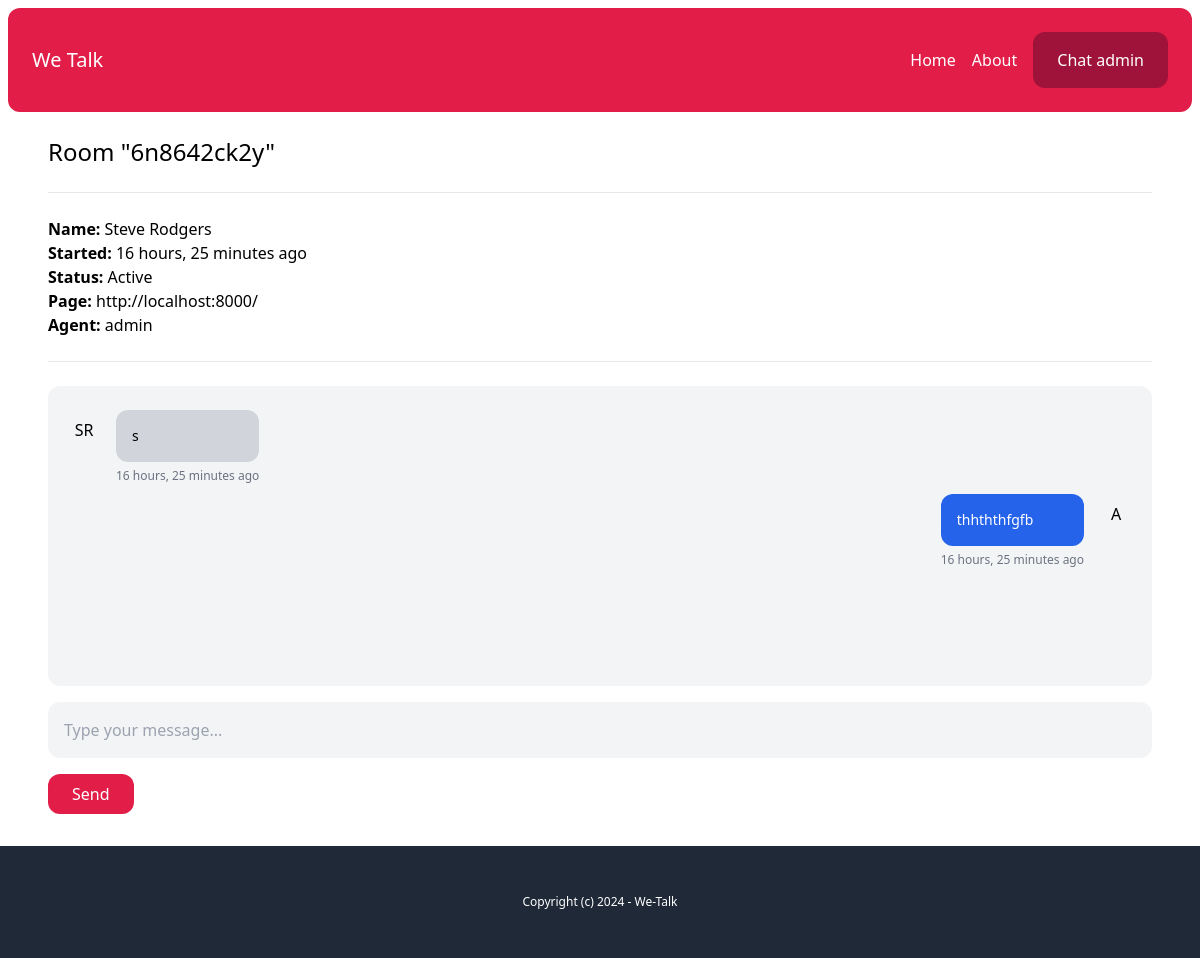
The app's page /chat-admin/6n8642ck2y/ (signed in) with its own data.
### chat/models.py (models this page shows, shortened)
class Room(models.Model):
    WAITING = 'waiting'
    ACTIVE = 'active'
    CLOSED = 'closed'
    CHOICES_STATUS = (
        (WAITING, 'Waiting'),
        (ACTIVE, 'Active'),
        (CLOSED, 'Closed'),
    )
    uuid = models.CharField(max_length=255)
    client = models.CharField(max_length=255)
    agent = models.ForeignKey(User, related_name='rooms', blank=True, null=True, on_delete=models.CASCADE)
    messages = models.ManyToManyField(Message, blank=True)
    url = models.CharField(max_length=255, blank=True, null=True)
    status = models.CharField(max_length=20, choices=CHOICES_STATUS, default=WAITING)
    created_at = models.DateTimeField(auto_now_add=True)
    class Meta:
        ordering = ('-created_at',)

class Message(models.Model):
    body = models.TextField()
    sent_by = models.CharField(max_length=100)
    created_at = models.DateTimeField(auto_now_add=True)
    created_by = models.ForeignKey(User, blank=True , null=True, on_delete=models.CASCADE)
    class Meta:
        ordering = ('created_at',)

### account/models.py (models this page shows)
class User(AbstractBaseUser, PermissionsMixin):
    AGENT = 'agent'
    MANAGER = 'manager'
    ROLES_CHOICES = (
        (AGENT, 'Agent'),
        (MANAGER, 'Manager'),
    )
    id = models.UUIDField(primary_key=True, default=uuid.uuid4, editable=False)
    email = models.EmailField(unique=True)
    name = models.CharField(max_length=255, blank=True, default='')
    role = models.CharField(max_length=20, choices=ROLES_CHOICES, default=AGENT)
    is_active = models.BooleanField(default=True)
    is_superuser = models.BooleanField(default=False)
    is_staff = models.BooleanField(default=False)
    date_joined = models.DateTimeField(default=timezone.now)
    last_login = models.DateTimeField(blank=True, null=True)
    objects = CustomUserManager()
    USERNAME_FIELD = 'email'
    EMAIL_FIELD = 'email'
    REQUIRED_FIELDS = ['name']

### chat/views.py (the view)
# urls.py: path('chat-admin/<str:uuid>/', views.room, name='room'),
@login_required
def room(request, uuid):
    room = Room.objects.get(uuid=uuid)
    if room.status == Room.WAITING:
        room.status = Room.ACTIVE
        room.agent = request.user
        room.save()
    return render(request, 'chat/room.html', {'room': room})

### chat/templatetags/chatextras.py (called while the page is built)
@register.filter(name='initials')
def initials(value):
    initials = ''
    for name in value.split(' '):
        if name and len(initials) < 3:
            initials += name[0].upper()
    return initials

### chat/templates/chat/room.html (shortened to what this page needs)
{% extends 'core/base.html' %}
{% load static chatextras %}
{% block content %}
    <h1 class="text-2xl">Room "{{ room.uuid }}"</h1>
    <hr class="my-6">
    <p class="mb-6">
        <b>Name: </b>{{ room.client }}<br>
        <b>Started: </b>{{ room.created_at|timesince }} ago<br>
        <b>Status: </b>{{ room.get_status_display }}<br>
        <b>Page: </b>{{ room.url }}<br>
        <b>Agent: </b>{% firstof room.agent.name 'None yet...' %}
    </p>
    <hr class="mb-6">
    <div id="chat_log" class="mb-4 p-4 bg-gray-100 rounded-xl h-[300px] overflow-scroll flex flex-col flex-grow">
        {% for message in room.messages.all %}
            <div class="flex w-full max-w-md mt-2 space-x-3 {% if message.created_by %}ml-auto justify-end{% endif %}">
                {% if not message.created_by %}
                    <div class="flex-shrink-0 h-10 w-10 rounded-full bg-gray-200 text-center pt-2">
                        {{ message.sent_by|initials }}
                    </div>
                {% endif %}
                <div>
                    <div class="p-4 rounded-xl {% if message.created_by %}bg-blue-600 text-white{% else %}bg-gray-300{% endif %}">
                        <p class="text-sm">{{ message.body }}</p>
                    </div>
                    <span class="text-xs text-gray-500 leading-none">{{ message.created_at|timesince }} ago</span>
                </div>
                {% if message.created_by %}
                    <div class="flex-shrink-0 h-10 w-10 rounded-full bg-gray-200 text-center pt-2">
                        {{ message.sent_by|initials }}
                    </div>
                {% endif %}
            </div>
        {% endfor %}
    </div>
    {% if room.status == 'active' %}
        <input type="text" name="body" id="chat_message_input" class="w-full mb-4 p-4 bg-gray-100 rounded-xl" placeholder="Type your message...">
        <button id="chat_message_submit" class="py-2 px-6 bg-rose-600 text-white rounded-xl">Send</button>
    {% endif %}
{% endblock %}

### records on screen
Room: uuid "6n8642ck2y", client "Steve Rodgers", created_at "16 hours, 25 minutes", status "Active", url "http://localhost:8000/", agent.name "admin"
Message: sent_by|initials "SR", body "s", created_at "16 hours, 25 minutes"
Message: body "thhththfgfb", created_at "16 hours, 25 minutes", sent_by|initials "A"
